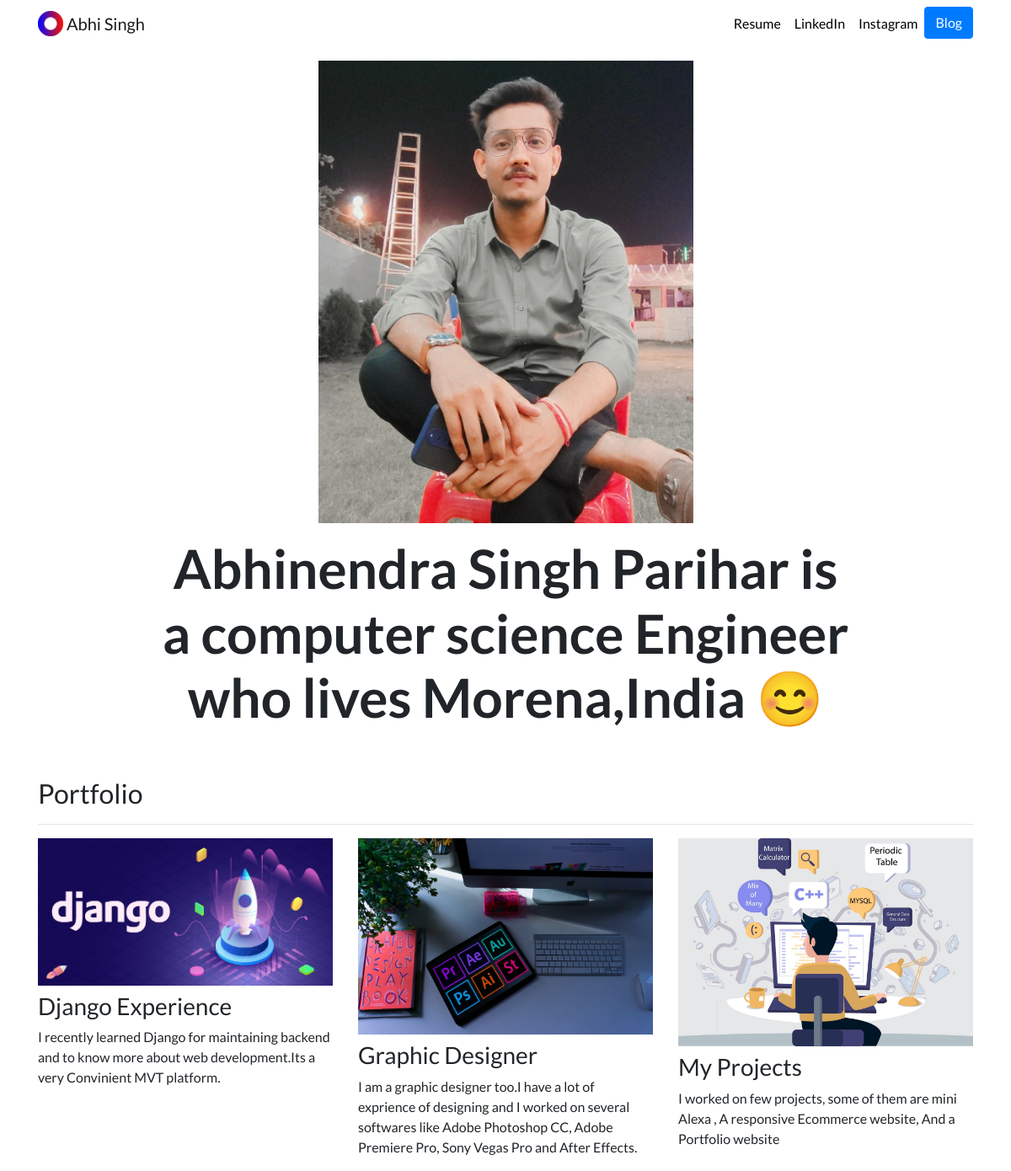
The page / on the database its author committed.
### portfolio/models.py (models this page shows, shortened)
class Project(models.Model):
    title = models.CharField(max_length=100)
    description = models.CharField(max_length=250)
    image = models.ImageField(upload_to='portfolio/images/')
    url = models.URLField(blank=True)

### portfolio/views.py (the view)
# urls.py: 2. Add a URL to urlpatterns:  path('', views.home, name='home')
def home(request):
    projects = Project.objects.all()
    return render(request, 'portfolio/home.html', {'projects':projects})

### portfolio/templates/portfolio/home.html
{% extends "portfolio/base.html" %}
{% load static %}
{% block content %}
<div class="row justify-content-center my-3">
  <div class="col-5">
    <img src="{% static 'portfolio/profile.jpg' %}" class="img-fluid">
  </div>
</div>
<div class="row justify-content-center mb-3">
  <div class="col-md-9 text-center">
    <h1 id="hometext" class="font-weight-bold">Abhinendra Singh Parihar is a computer science Engineer who lives Morena,India 😊</h1>
  </div>
</div>
<h2 class="mt-5">Portfolio</h2>
<hr>
<div class="row">
  {% for project in projects %}
  <div class="col-lg-4 col-md-6">
    {% if project.url %}
    <a href="{{ project.url }}">
      <img src="{{ project.image.url }}" class="img-fluid mb-2">
    </a>
    {% else %}
    <img src="{{ project.image.url }}" class="img-fluid mb-2">
    {% endif %}
    <h3>{{ project.title }}</h3>
    <p>{{ project.description }}</p>
  </div>
  {% endfor %}
</div>
{% endblock %}

### portfolio/templates/portfolio/base.html (shortened to what this page needs)
{% load static %}
<!doctype html>
<html lang="en">
<head>
  <link rel="stylesheet" href="https://stackpath.bootstrapcdn.com/bootstrap/4.4.1/css/bootstrap.min.css">
  <link rel="stylesheet" href="{% static "portfolio/custom.css" %}">
</head>
<body>
  <nav id="topNav" class="navbar navbar-expand-md navbar-light">
    <div class="container">
      <a class="navbar-brand" href="{% url 'home' %}">
        <img src="{% static "portfolio/Logo.png" %}" width="30" height="30" class="d-inline-block align-top" alt="Abhi's Logo">
        <span>Abhi Singh</span>
      </a>
      <div class="collapse navbar-collapse text-center" id="navbarNav">
        <ul class="navbar-nav ml-auto">
          <li class="nav-item">
            <a class="nav-link" href="{% static "portfolio/ures.pdf" %}">Resume</a>
          </li>
          <li class="nav-item">
            <a class="nav-link" href="https://www.linkedin.com/in/abhinendra25/" target="_blank">LinkedIn</a>
          </li>
          <li class="nav-item">
            <a class="nav-link" href="https://www.instagram.com/xd_abhi_/" target="_blank">Instagram</a>
          </li>
          <li>
            <a role="button" href="{% url 'blog:all_blogs' %}" class="btn btn-primary">Blog</a>
          </li>
        </ul>
      </div>
    </div>
  </nav>
  <div class="container">
    {% block content %}{% endblock %}
  </div>
</body>
</html>

### portfolio/static/portfolio/custom.css (style rules this page uses)
.navbar-nav .nav-link { color: rgba(0,0,0,1) !important; }
body { font-family: 'Lato', sans-serif; }
@media (min-width: 992px) { #hometext { font-size: 4rem; } }

### rows shown on the page
Project: image (picture), title "Django Experience", description "I recently learned Django for maintaining backend and to know more about web development.Its a very Convinient MVT platform."
Project: image (picture), title "Graphic Designer", description "I am a graphic designer too.I have a lot of exprience of designing and I worked on several softwares like Adobe Photoshop CC, Adobe Premiere Pro, Sony Vegas Pro and After Effects."
Project: image (picture), title "My Projects", description "I worked on few projects, some of them are mini Alexa , A responsive Ecommerce website, And a Portfolio website"
